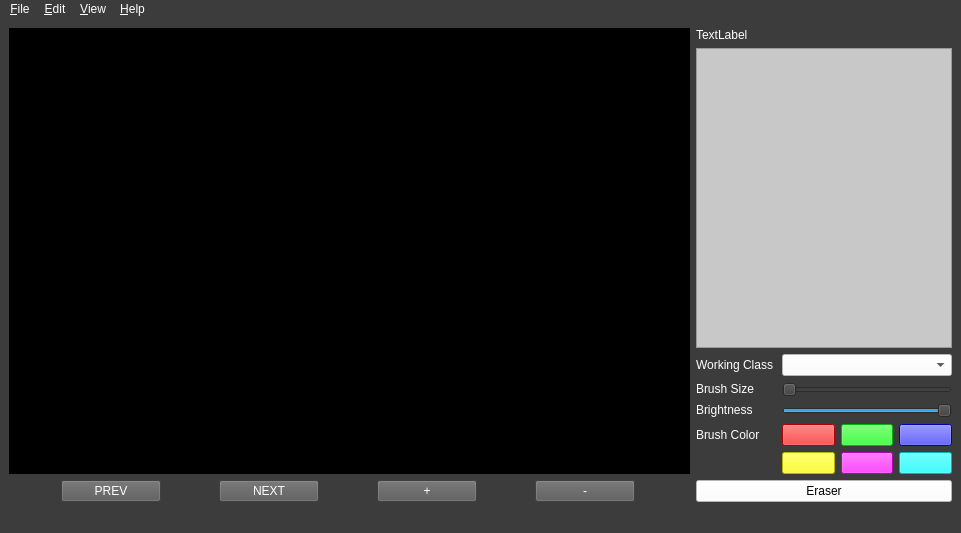
<?xml version="1.0" encoding="UTF-8"?>
<ui version="4.0">
 <class>MainWindow</class>
 <widget class="QMainWindow" name="MainWindow">
  <property name="geometry">
   <rect>
    <x>0</x>
    <y>0</y>
    <width>961</width>
    <height>533</height>
   </rect>
  </property>
  <property name="windowTitle">
   <string>Mask Editor</string>
  </property>
  <property name="styleSheet">
   <string notr="true">background-color: rgb(60, 60, 60);</string>
  </property>
  <widget class="QWidget" name="centralwidget">
   <property name="styleSheet">
    <string notr="true"/>
   </property>
   <layout class="QGridLayout" name="gridLayout">
    <item row="0" column="1" rowspan="2">
     <layout class="QVBoxLayout" name="SideBar">
      <item>
       <widget class="QLabel" name="NumOfImageslabel">
        <property name="styleSheet">
         <string notr="true">color: rgb(255, 255, 255);
font: 9pt &quot;Arial&quot;;</string>
        </property>
        <property name="text">
         <string>TextLabel</string>
        </property>
       </widget>
      </item>
      <item>
       <widget class="QListWidget" name="listWidget">
        <property name="sizePolicy">
         <sizepolicy hsizetype="Fixed" vsizetype="Expanding">
          <horstretch>0</horstretch>
          <verstretch>0</verstretch>
         </sizepolicy>
        </property>
        <property name="minimumSize">
         <size>
          <width>200</width>
          <height>0</height>
         </size>
        </property>
        <property name="cursor" stdset="0">
         <cursorShape>ArrowCursor</cursorShape>
        </property>
        <property name="focusPolicy">
         <enum>Qt::ClickFocus</enum>
        </property>
        <property name="autoFillBackground">
         <bool>false</bool>
        </property>
        <property name="styleSheet">
         <string notr="true">background-color: rgb(200, 200, 200);</string>
        </property>
        <property name="alternatingRowColors">
         <bool>false</bool>
        </property>
        <property name="selectionBehavior">
         <enum>QAbstractItemView::SelectItems</enum>
        </property>
        <property name="selectionRectVisible">
         <bool>false</bool>
        </property>
       </widget>
      </item>
      <item>
       <layout class="QFormLayout" name="formLayout_2">
        <item row="1" column="0">
         <widget class="QLabel" name="labelBrushSize">
          <property name="sizePolicy">
           <sizepolicy hsizetype="Fixed" vsizetype="Fixed">
            <horstretch>0</horstretch>
            <verstretch>0</verstretch>
           </sizepolicy>
          </property>
          <property name="minimumSize">
           <size>
            <width>80</width>
            <height>0</height>
           </size>
          </property>
          <property name="styleSheet">
           <string notr="true">color: rgb(255, 255, 255);
font: 9pt &quot;Arial&quot;;</string>
          </property>
          <property name="text">
           <string>Brush Size</string>
          </property>
         </widget>
        </item>
        <item row="1" column="1">
         <widget class="QSlider" name="BrushSizeSlider">
          <property name="sizePolicy">
           <sizepolicy hsizetype="Expanding" vsizetype="Fixed">
            <horstretch>0</horstretch>
            <verstretch>0</verstretch>
           </sizepolicy>
          </property>
          <property name="minimumSize">
           <size>
            <width>0</width>
            <height>0</height>
           </size>
          </property>
          <property name="cursor">
           <cursorShape>OpenHandCursor</cursorShape>
          </property>
          <property name="focusPolicy">
           <enum>Qt::ClickFocus</enum>
          </property>
          <property name="minimum">
           <number>5</number>
          </property>
          <property name="maximum">
           <number>600</number>
          </property>
          <property name="orientation">
           <enum>Qt::Horizontal</enum>
          </property>
         </widget>
        </item>
        <item row="0" column="0">
         <widget class="QLabel" name="labelCurrClass">
          <property name="styleSheet">
           <string notr="true">color: rgb(255, 255, 255);
font: 9pt &quot;Arial&quot;;</string>
          </property>
          <property name="text">
           <string>Working Class</string>
          </property>
         </widget>
        </item>
        <item row="0" column="1">
         <widget class="QComboBox" name="comboBox">
          <property name="focusPolicy">
           <enum>Qt::ClickFocus</enum>
          </property>
          <property name="styleSheet">
           <string notr="true">background-color: rgb(255, 255, 255);
font: 9pt &quot;Arial&quot;;</string>
          </property>
         </widget>
        </item>
        <item row="2" column="0">
         <widget class="QLabel" name="Brightnesslabel">
          <property name="sizePolicy">
           <sizepolicy hsizetype="Fixed" vsizetype="Fixed">
            <horstretch>0</horstretch>
            <verstretch>0</verstretch>
           </sizepolicy>
          </property>
          <property name="minimumSize">
           <size>
            <width>80</width>
            <height>0</height>
           </size>
          </property>
          <property name="styleSheet">
           <string notr="true">color: rgb(255, 255, 255);
font: 9pt &quot;Arial&quot;;</string>
          </property>
          <property name="text">
           <string>Brightness</string>
          </property>
         </widget>
        </item>
        <item row="2" column="1">
         <widget class="QSlider" name="brightnessSlider">
          <property name="cursor">
           <cursorShape>OpenHandCursor</cursorShape>
          </property>
          <property name="focusPolicy">
           <enum>Qt::ClickFocus</enum>
          </property>
          <property name="maximum">
           <number>100</number>
          </property>
          <property name="singleStep">
           <number>10</number>
          </property>
          <property name="value">
           <number>100</number>
          </property>
          <property name="orientation">
           <enum>Qt::Horizontal</enum>
          </property>
         </widget>
        </item>
       </layout>
      </item>
      <item>
       <layout class="QHBoxLayout" name="ImageBrightnessPanel"/>
      </item>
      <item>
       <layout class="QGridLayout" name="BrushColorPanel">
        <item row="0" column="2">
         <widget class="QPushButton" name="ColorBtn2">
          <property name="cursor">
           <cursorShape>PointingHandCursor</cursorShape>
          </property>
          <property name="focusPolicy">
           <enum>Qt::ClickFocus</enum>
          </property>
          <property name="styleSheet">
           <string notr="true">background-color: rgb(0, 255, 0);</string>
          </property>
          <property name="text">
           <string/>
          </property>
         </widget>
        </item>
        <item row="0" column="1">
         <widget class="QPushButton" name="ColorBtn1">
          <property name="cursor">
           <cursorShape>PointingHandCursor</cursorShape>
          </property>
          <property name="focusPolicy">
           <enum>Qt::ClickFocus</enum>
          </property>
          <property name="styleSheet">
           <string notr="true">background-color: rgb(252, 0, 0);
selection-background-color: rgb(0, 0, 255);</string>
          </property>
          <property name="text">
           <string/>
          </property>
         </widget>
        </item>
        <item row="0" column="0">
         <widget class="QLabel" name="labelBrushColor">
          <property name="sizePolicy">
           <sizepolicy hsizetype="Fixed" vsizetype="Fixed">
            <horstretch>0</horstretch>
            <verstretch>0</verstretch>
           </sizepolicy>
          </property>
          <property name="minimumSize">
           <size>
            <width>80</width>
            <height>0</height>
           </size>
          </property>
          <property name="maximumSize">
           <size>
            <width>80</width>
            <height>16777215</height>
           </size>
          </property>
          <property name="styleSheet">
           <string notr="true">color: rgb(255, 255, 255);
font: 9pt &quot;Arial&quot;;</string>
          </property>
          <property name="text">
           <string>Brush Color</string>
          </property>
         </widget>
        </item>
        <item row="0" column="3">
         <widget class="QPushButton" name="ColorBtn3">
          <property name="cursor">
           <cursorShape>PointingHandCursor</cursorShape>
          </property>
          <property name="focusPolicy">
           <enum>Qt::ClickFocus</enum>
          </property>
          <property name="styleSheet">
           <string notr="true">background-color: rgb(0, 0, 255);</string>
          </property>
          <property name="text">
           <string/>
          </property>
         </widget>
        </item>
        <item row="1" column="3">
         <widget class="QPushButton" name="ColorBtn6">
          <property name="cursor">
           <cursorShape>PointingHandCursor</cursorShape>
          </property>
          <property name="focusPolicy">
           <enum>Qt::ClickFocus</enum>
          </property>
          <property name="styleSheet">
           <string notr="true">background-color: rgb(0, 255, 255);</string>
          </property>
          <property name="text">
           <string/>
          </property>
         </widget>
        </item>
        <item row="1" column="2">
         <widget class="QPushButton" name="ColorBtn5">
          <property name="cursor">
           <cursorShape>PointingHandCursor</cursorShape>
          </property>
          <property name="focusPolicy">
           <enum>Qt::ClickFocus</enum>
          </property>
          <property name="styleSheet">
           <string notr="true">background-color: rgb(255, 0, 255);</string>
          </property>
          <property name="text">
           <string/>
          </property>
         </widget>
        </item>
        <item row="1" column="1">
         <widget class="QPushButton" name="ColorBtn4">
          <property name="cursor">
           <cursorShape>PointingHandCursor</cursorShape>
          </property>
          <property name="focusPolicy">
           <enum>Qt::ClickFocus</enum>
          </property>
          <property name="styleSheet">
           <string notr="true">background-color: rgb(255, 255, 0);</string>
          </property>
          <property name="text">
           <string/>
          </property>
         </widget>
        </item>
       </layout>
      </item>
      <item>
       <widget class="QPushButton" name="EraserBtn">
        <property name="cursor">
         <cursorShape>PointingHandCursor</cursorShape>
        </property>
        <property name="focusPolicy">
         <enum>Qt::ClickFocus</enum>
        </property>
        <property name="styleSheet">
         <string notr="true">background-color: rgb(255, 255, 255);
font: 9pt &quot;Arial&quot;;</string>
        </property>
        <property name="text">
         <string>Eraser</string>
        </property>
       </widget>
      </item>
     </layout>
    </item>
    <item row="0" column="0">
     <widget class="QGraphicsView" name="graphicsView">
      <property name="sizePolicy">
       <sizepolicy hsizetype="Expanding" vsizetype="Preferred">
        <horstretch>1</horstretch>
        <verstretch>1</verstretch>
       </sizepolicy>
      </property>
      <property name="sizeIncrement">
       <size>
        <width>0</width>
        <height>0</height>
       </size>
      </property>
      <property name="cursor" stdset="0">
       <cursorShape>CrossCursor</cursorShape>
      </property>
      <property name="mouseTracking">
       <bool>true</bool>
      </property>
      <property name="focusPolicy">
       <enum>Qt::ClickFocus</enum>
      </property>
      <property name="styleSheet">
       <string notr="true">background-color: rgb(0, 0, 0);</string>
      </property>
      <property name="transformationAnchor">
       <enum>QGraphicsView::NoAnchor</enum>
      </property>
     </widget>
    </item>
    <item row="1" column="0">
     <layout class="QHBoxLayout" name="MainScreen">
      <item>
       <widget class="QPushButton" name="FuncBtn1">
        <property name="sizePolicy">
         <sizepolicy hsizetype="Preferred" vsizetype="Fixed">
          <horstretch>0</horstretch>
          <verstretch>0</verstretch>
         </sizepolicy>
        </property>
        <property name="minimumSize">
         <size>
          <width>50</width>
          <height>0</height>
         </size>
        </property>
        <property name="maximumSize">
         <size>
          <width>100</width>
          <height>16777215</height>
         </size>
        </property>
        <property name="cursor">
         <cursorShape>PointingHandCursor</cursorShape>
        </property>
        <property name="mouseTracking">
         <bool>false</bool>
        </property>
        <property name="focusPolicy">
         <enum>Qt::ClickFocus</enum>
        </property>
        <property name="styleSheet">
         <string notr="true">color: rgb(255, 255, 255);
font: 9pt &quot;Arial&quot;;
selection-color: rgb(255, 170, 0);
background-color: rgb(90, 90, 90);</string>
        </property>
        <property name="text">
         <string>PREV</string>
        </property>
       </widget>
      </item>
      <item>
       <widget class="QPushButton" name="FuncBtn2">
        <property name="sizePolicy">
         <sizepolicy hsizetype="Preferred" vsizetype="Fixed">
          <horstretch>0</horstretch>
          <verstretch>0</verstretch>
         </sizepolicy>
        </property>
        <property name="minimumSize">
         <size>
          <width>50</width>
          <height>0</height>
         </size>
        </property>
        <property name="maximumSize">
         <size>
          <width>100</width>
          <height>16777215</height>
         </size>
        </property>
        <property name="cursor">
         <cursorShape>PointingHandCursor</cursorShape>
        </property>
        <property name="focusPolicy">
         <enum>Qt::ClickFocus</enum>
        </property>
        <property name="styleSheet">
         <string notr="true">color: rgb(255, 255, 255);
font: 9pt &quot;Arial&quot;;
selection-color: rgb(255, 170, 0);
background-color: rgb(90, 90, 90);</string>
        </property>
        <property name="text">
         <string>NEXT</string>
        </property>
       </widget>
      </item>
      <item>
       <widget class="QPushButton" name="FuncBtn5">
        <property name="sizePolicy">
         <sizepolicy hsizetype="Preferred" vsizetype="Fixed">
          <horstretch>0</horstretch>
          <verstretch>0</verstretch>
         </sizepolicy>
        </property>
        <property name="minimumSize">
         <size>
          <width>50</width>
          <height>0</height>
         </size>
        </property>
        <property name="maximumSize">
         <size>
          <width>100</width>
          <height>16777215</height>
         </size>
        </property>
        <property name="cursor">
         <cursorShape>PointingHandCursor</cursorShape>
        </property>
        <property name="focusPolicy">
         <enum>Qt::ClickFocus</enum>
        </property>
        <property name="styleSheet">
         <string notr="true">color: rgb(255, 255, 255);
font: 9pt &quot;Arial&quot;;
selection-color: rgb(255, 170, 0);
background-color: rgb(90, 90, 90);</string>
        </property>
        <property name="text">
         <string>+</string>
        </property>
       </widget>
      </item>
      <item>
       <widget class="QPushButton" name="FuncBtn6">
        <property name="sizePolicy">
         <sizepolicy hsizetype="Preferred" vsizetype="Fixed">
          <horstretch>0</horstretch>
          <verstretch>0</verstretch>
         </sizepolicy>
        </property>
        <property name="minimumSize">
         <size>
          <width>50</width>
          <height>0</height>
         </size>
        </property>
        <property name="maximumSize">
         <size>
          <width>100</width>
          <height>16777215</height>
         </size>
        </property>
        <property name="cursor">
         <cursorShape>PointingHandCursor</cursorShape>
        </property>
        <property name="focusPolicy">
         <enum>Qt::ClickFocus</enum>
        </property>
        <property name="styleSheet">
         <string notr="true">color: rgb(255, 255, 255);
font: 9pt &quot;Arial&quot;;
selection-color: rgb(255, 170, 0);
background-color: rgb(90, 90, 90);</string>
        </property>
        <property name="text">
         <string>-</string>
        </property>
       </widget>
      </item>
     </layout>
    </item>
   </layout>
  </widget>
  <widget class="QMenuBar" name="menubar">
   <property name="geometry">
    <rect>
     <x>0</x>
     <y>0</y>
     <width>961</width>
     <height>25</height>
    </rect>
   </property>
   <property name="styleSheet">
    <string notr="true">color: rgb(255, 255, 255);
selection-color: rgb(255, 170, 0);</string>
   </property>
   <widget class="QMenu" name="menu_File">
    <property name="styleSheet">
     <string notr="true">color: rgb(255, 255, 255);</string>
    </property>
    <property name="title">
     <string>&amp;File</string>
    </property>
    <addaction name="action_Open"/>
    <addaction name="action_Save"/>
    <addaction name="separator"/>
    <addaction name="action_Settings"/>
    <addaction name="separator"/>
    <addaction name="action_Export_to_Mask"/>
    <addaction name="separator"/>
    <addaction name="action_Quit"/>
   </widget>
   <widget class="QMenu" name="menu_Edit">
    <property name="title">
     <string>&amp;Edit</string>
    </property>
    <addaction name="action_Undo"/>
    <addaction name="action_Redo"/>
    <addaction name="separator"/>
    <addaction name="action_Delete"/>
    <addaction name="separator"/>
    <addaction name="action_Add_Class"/>
    <addaction name="separator"/>
    <addaction name="action_Select_Polygon"/>
   </widget>
   <widget class="QMenu" name="menu_Help">
    <property name="title">
     <string>&amp;Help</string>
    </property>
    <addaction name="actionI_m_working_on_it"/>
   </widget>
   <widget class="QMenu" name="menu_View_2">
    <property name="title">
     <string>&amp;View</string>
    </property>
    <addaction name="action_Show_annotated"/>
   </widget>
   <addaction name="menu_File"/>
   <addaction name="menu_Edit"/>
   <addaction name="menu_View_2"/>
   <addaction name="menu_Help"/>
  </widget>
  <widget class="QStatusBar" name="statusbar">
   <property name="styleSheet">
    <string notr="true">color: rgb(254, 204, 9);</string>
   </property>
  </widget>
  <action name="action_Open">
   <property name="text">
    <string>&amp;Open</string>
   </property>
   <property name="shortcut">
    <string>Ctrl+O</string>
   </property>
  </action>
  <action name="action_Settings">
   <property name="text">
    <string>Settings</string>
   </property>
  </action>
  <action name="action_Undo">
   <property name="text">
    <string>&amp;Undo</string>
   </property>
   <property name="shortcut">
    <string>Ctrl+Z</string>
   </property>
  </action>
  <action name="action_Redo">
   <property name="text">
    <string>&amp;Redo</string>
   </property>
   <property name="shortcut">
    <string>Ctrl+Shift+Z</string>
   </property>
  </action>
  <action name="actionI_m_working_on_it">
   <property name="text">
    <string>I'm working on it!</string>
   </property>
  </action>
  <action name="action_Quit">
   <property name="text">
    <string>&amp;Quit</string>
   </property>
  </action>
  <action name="action_Save">
   <property name="text">
    <string>&amp;Save</string>
   </property>
   <property name="shortcut">
    <string>Ctrl+S</string>
   </property>
  </action>
  <action name="action_Delete">
   <property name="text">
    <string>&amp;Delete</string>
   </property>
   <property name="shortcut">
    <string>Del</string>
   </property>
  </action>
  <action name="action_Add_Class">
   <property name="text">
    <string>&amp;Add Class</string>
   </property>
  </action>
  <action name="action_Export_to_Mask">
   <property name="text">
    <string>&amp;Export to Mask</string>
   </property>
  </action>
  <action name="action_Select_Polygon">
   <property name="checkable">
    <bool>true</bool>
   </property>
   <property name="text">
    <string>&amp;Select Polygon</string>
   </property>
  </action>
  <action name="action_Show_annotated">
   <property name="checkable">
    <bool>true</bool>
   </property>
   <property name="text">
    <string>Show &amp;annotated</string>
   </property>
  </action>
 </widget>
 <resources/>
 <connections/>
</ui>
